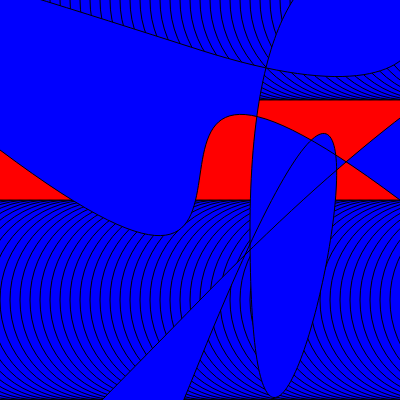
Frame 1 (no input)
Frame 60 (no input): identical to frame 1, image omitted
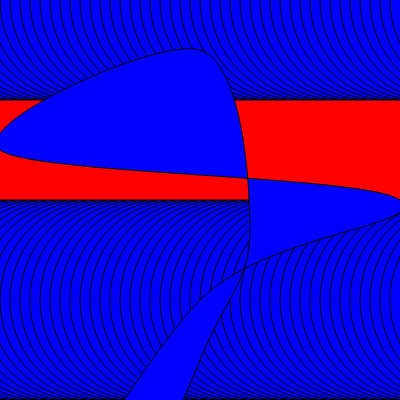
Frame 120 (the mouse pressed at the canvas centre since frame 60)

The p5.js sketch that drew these frames (run headless with seeded random() and noise() and a simulated clock; from frame 60 on, the mouse is pressed at the canvas centre):

// p5.js sketch
// ── sketch.js



let colorValue="red"

function setup() 
{
  createCanvas(400, 400);
}

function draw() {
  
  background (colorValue);
  fill("blue");

  let t = map(mouseX, 0, width, -10, 10);
  curveTightness(t);

  for(let i = 0; i < 50; i += 1) {
    for(let y = 0; y < 10; y +=1)
      circle(10 * i, 300 * y, 200);}
  
      
      
     
      
    beginShape();

    curveVertex(200, 400);
    curveVertex(100, 600);
    curveVertex(200, 360);
    curveVertex(250, 230);
    curveVertex(200, 50);
    curveVertex(0, 150);
    curveVertex(400, 200);
    curveVertex(200, 300);
    curveVertex(10, 600);
   
       
    endShape(CLOSE);


          


         


         
        }
          
          





   

   
   
     
    
      
  

 

 
  
    
  
